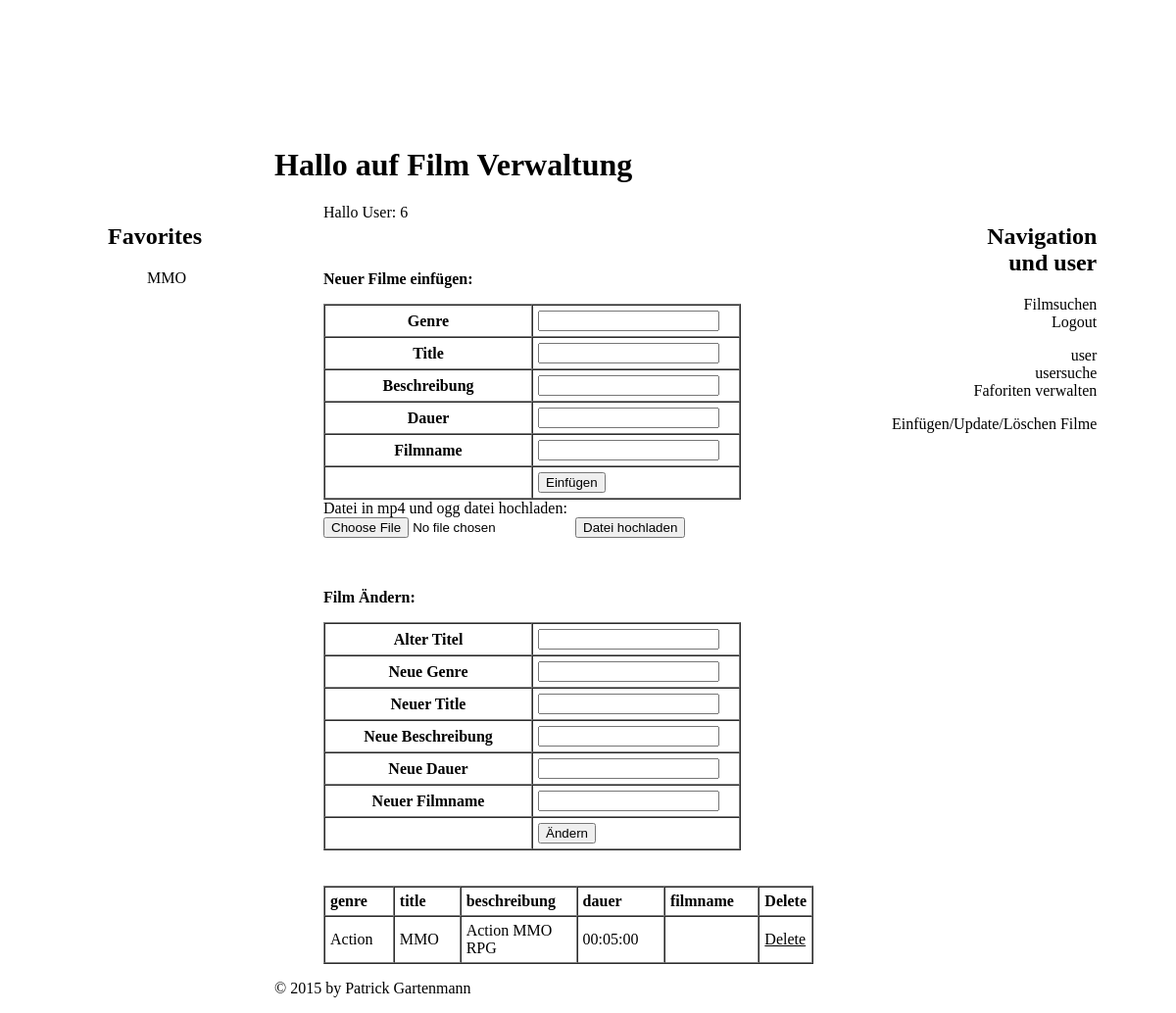
Page /Film/manage.php (signed in) on the committed database.
### tables this page shows
CREATE TABLE `tblfilm` (
  `film_id` int(11) NOT NULL,
  `genre` varchar(255) DEFAULT NULL,
  `userfk` int(11) DEFAULT NULL,
  `title` varchar(32) DEFAULT NULL,
  `beschreibung` text,
  `dauer` time DEFAULT NULL,
  `filmname` varchar(255) DEFAULT NULL
);

### Film/manage.php (the view, shortened to what this page needs)
<?php
require_once 'includes/head.php';
include 'php/connectphp.php';
$sql = "SELECT * FROM `tblfilm` WHERE userfk=$userid";
$result = $db->query($sql);
?>
			<section action="php/managephp.php" class="center" a>
				<?php
				$userid = $_SESSION['userid'];
				echo "Hallo User: ".$userid;
				?>
				<br><p><b>Neuer Filme einfügen:</b></p>
				<form action="php/insertphp.php" method="post">
					<table border="1" cellpadding="5" cellspacing="0">
						<tr>
							<th style="width: 150px;">Genre</th>
							<td style="width: 150px;"><input type="text" name="genre"></td>
						</tr>
						<tr>
							<th style="width: 150px;">Title</th>
							<td style="width: 150px;"><input type="text" name="title"></td>
						</tr>
						<tr>
							<th style="width: 200px;">Beschreibung</th>
							<td style="width: 200px;"><input type="text" name="beschreibung"></td>
						</tr>
						<tr>
							<th style="width: 200px;">Dauer</th>
							<td style="width: 200px;"><input type="text" name="dauer"></td>
						</tr>
						<tr>
							<th style="width: 200px;">Filmname</th>
							<td style="width: 200px;"><input type="text" name="film"></td>
						</tr>
						<tr>
							<th>&nbsp;</th>
							<td><input type="submit" value="Einfügen"></td>
						</tr>
					</table>
				</form>
				<form name="uploadformular" enctype="multipart/form-data" action="php/dateiupload.php" method="post" >
						Datei in mp4 und ogg datei hochladen: <input type="file" name="uploaddatei" size="60" maxlength="255" >
						<input type="Submit" name="submit" value="Datei hochladen">
					</form>
				<br><br><p><b>Film Ändern:</b></p>
				<form action="php/updatephp.php" method="post">
					<table border="1" cellpadding="5" cellspacing="0">
						<tr>
							<th style="width: 150px;">Alter Titel</th>
							<td style="width: 150px;"><input type="text" name="atitle"></td>
						</tr>
						<tr>
							<th style="width: 150px;">Neue Genre</th>
							<td style="width: 150px;"><input type="text" name="genre"></td>
						</tr>
						<tr>
							<th style="width: 150px;">Neuer Title</th>
							<td style="width: 150px;"><input type="text" name="title"></td>
						</tr>
						<tr>
							<th style="width: 200px;">Neue Beschreibung</th>
							<td style="width: 200px;"><input type="text" name="beschreibung"></td>
						</tr>
						<tr>
							<th style="width: 200px;">Neue Dauer</th>
							<td style="width: 200px;"><input type="text" name="dauer"></td>
						</tr>
						<tr>
							<th style="width: 200px;">Neuer Filmname</th>
							<td style="width: 200px;"><input type="text" name="film"></td>
						</tr>
						<tr>
							<th>&nbsp;</th>
							<td><input type="submit" value="Ändern"></td>
						</tr>
					</table>
				</form>
				<br><br><table border="1" cellpadding="5" cellspacing="0">
					<tr style="text-align: left;">
						<th style="width: 150px;">genre</th>
						<th style="width: 150px;">title</th>
						<th style="width: 200px;">beschreibung</th>
						<th style="width: 200px;">dauer</th>
						<th style="width: 200px;">filmname</th>
						<th>Delete</th>
					</tr>
					<?php
					while ($row = $result->fetch_object()) {
						$genre = htmlentities($row->genre, ENT_QUOTES, "UTF-8");
						$title = htmlentities($row->title, ENT_QUOTES, "UTF-8");
						$beschreibung = htmlentities($row->beschreibung, ENT_QUOTES, "UTF-8");
						$dauer = htmlentities($row->dauer, ENT_QUOTES, "UTF-8");
						$film = htmlentities($row->film, ENT_QUOTES, "UTF-8");
						?>
						<tr>
							<td><?php echo $genre; ?></td>
							<td><?php echo $title; ?></td>
							<td><?php echo $beschreibung; ?></td>
							<td><?php echo $dauer; ?></td>
							<td><?php echo $film; ?></td>
							<td><a href="php/deletephp.php?id=<?php echo $id; ?>">Delete</a></td>
						</tr>
						<?php
					}
					?>
				</table>
<?php
require_once 'includes/footer.php';
?>

### Film/includes/head.php (shortened to what this page needs)
<!DOCTYPE html>
<html>
    <head>
		<link href="styles.css" rel="stylesheet">
    </head>
    <body class="body1">
		<div class="body2">
			<header>
				<h1 class="center2">Hallo auf Film Verwaltung</h1>
			</header>
			<nav class="right">
				<div>
					<h2>Navigation <br>und user</h2>
				</div>
				<ul class="loeschen">
					<li><a href="filmsuche.php">Filmsuchen</a></li>
					<li><a href="php/logoutphp.php">Logout</a></li>
				</ul>
				<ul class="loeschen">
					<li><a href="user.php">user</a></li>
					<li><a href="usersuche.php">usersuche</a></li>
					<li><a href="fafver.php">Faforiten verwalten</a></li>
				</ul>
				<ul class="loeschen">
					<li><a href="manage.php">Einfügen/Update/Löschen Filme</a></li>
				</ul>
			</nav>
			<nav class="left">
				<h2>Favorites</h2>
				<ul class="loeschen">
				<?php
				include 'php/connectphp.php';
				$userid = $_SESSION['userid'];
				$sql = "SELECT * FROM `tblfilm`
				INNER JOIN (`tblfavoriten`
				INNER JOIN `tbluser`
				ON `tblfavoriten`.userfk = tbluser.user_id)
				ON `tblfilm`.film_id = `tblfavoriten`.filmfk
				WHERE user_id = $userid;";
				$result = $db->query($sql);
				?>
					<?php
					while ($row = $result->fetch_object()) {
						$film_id = $row->film_id;
						$title = htmlentities($row->title, ENT_QUOTES, "UTF-8");
						?>
						<tr>
							<li><a href="/film/filmdetile.php?fid=<?php echo $film_id; ?>"><?php echo $title ?></a></li>
						</tr>
						<?php
					}
					?>
				</ul>
			</nav>

### Film/styles.css (style rules this page uses)
@media screen and (min-width:1001px) { .center { margin-left: 250px; text-decoration: none; max-width: 500px; } }
@media screen and (min-width:1001px) { .left { position: fixed; margin-left: 30px; text-align: left; text-decoration:none; } }
@media screen and (min-width:1001px) { .right { position: fixed; margin-left: 790px; display: block; text-align: right; list-style-type: none; color: black; } }
@media screen and (min-width:1001px) { li a { text-decoration:none; } }
@media screen and (min-width:1001px) { .center2 { margin-left: 200px; } }
@media screen and (min-width:1001px) { nav { color: rgb(0,0,0); } }
@media screen and (min-width:1001px) { .body2 { background-color: rgba(255,255,255,0.7); margin-top: 150px; min-height: 450px; } }
.loeschen { list-style-type: none; text-decoration: none; color: #000000; }
a { color: black; }
.body1 { background: url(bilder/film.png) no-repeat fixed 0 0 / cover; }
body > div { max-width: 1040px; margin: 0 auto; }
.body2 { background-color: rgba(255,255,255,0.7); }

### rows in the picture
tblfilm: title "MMO", genre "Action", beschreibung "Action MMO RPG", dauer "00:05:00"

### other values in the picture
$userid "6"
